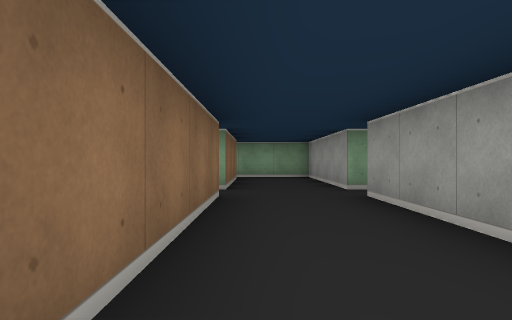
[1] (above)

24 first-person views from a walk through a cub3D level. The camera is about half as high as the walls, looks level and sees 75° across. The floor is counted in squares. Each view is taken from the middle of a square. On the plan, view 1 faces up. The plan holds only what a view shows up to about 9 squares ahead; the rest is blank.

[2]
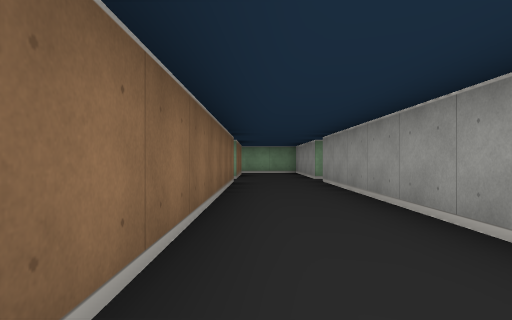

[3]
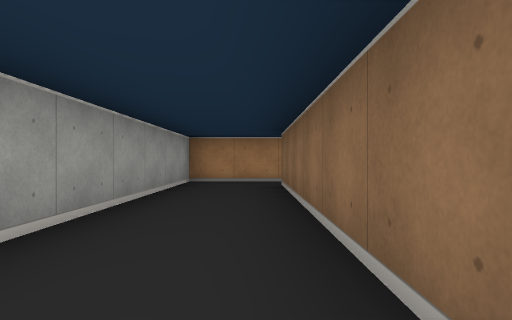

[4]
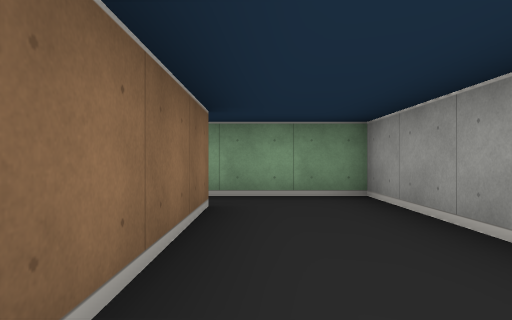

[5]
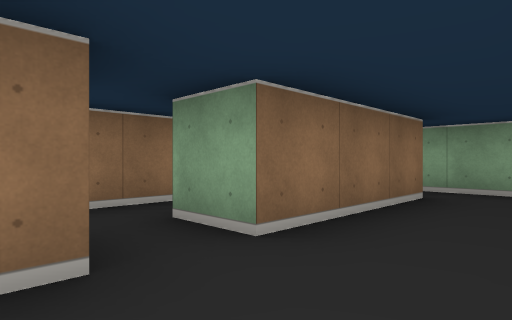

[6]
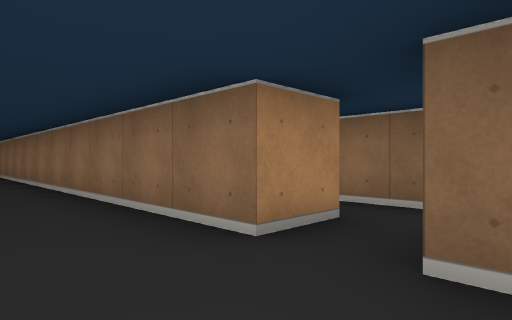

[7]
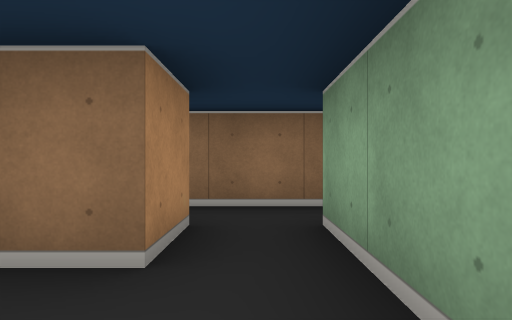

[8]
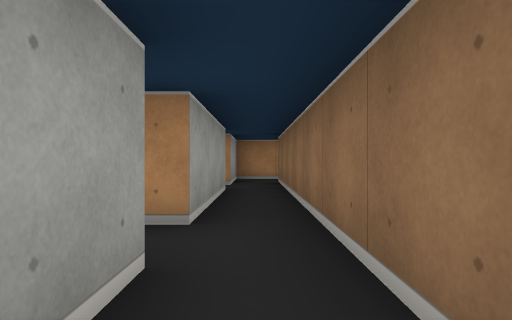

[9]
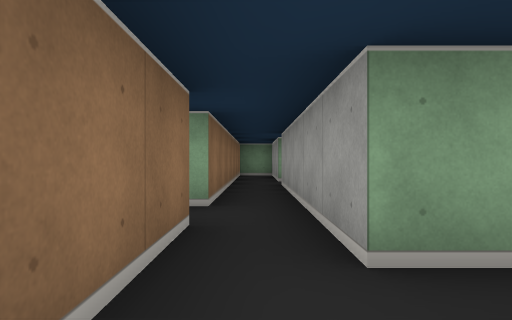

[10]
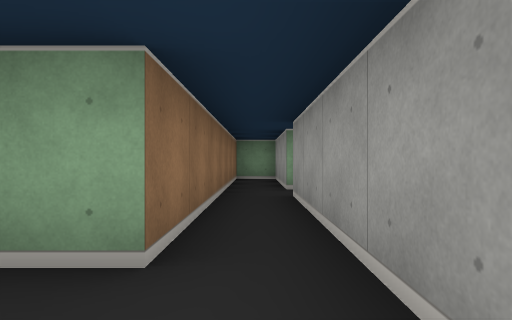

[11]
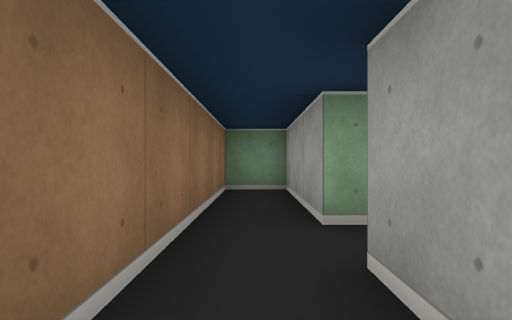

[12]
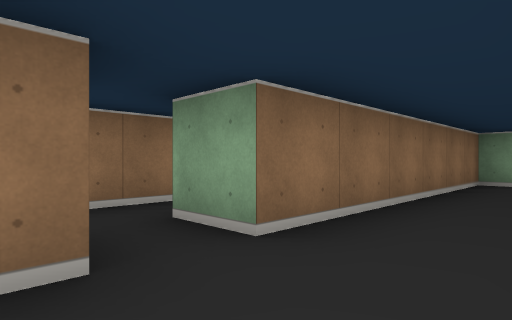

[13]
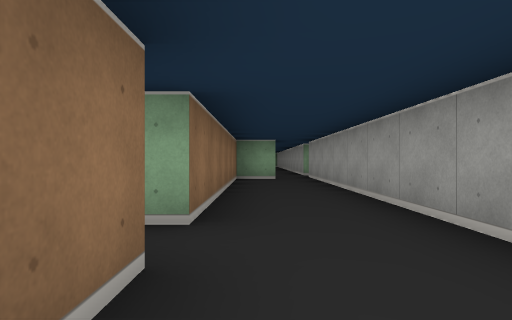

[14]
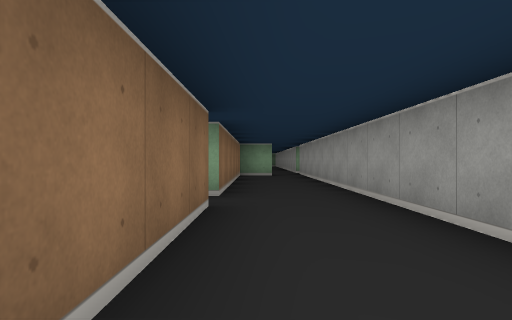

[15]
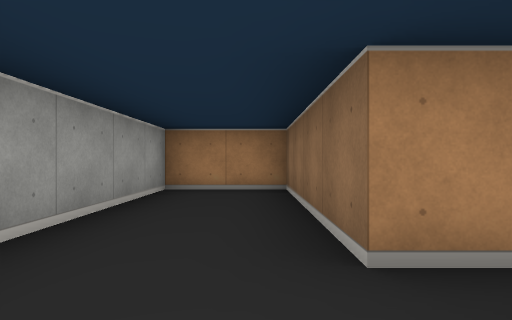

[16]
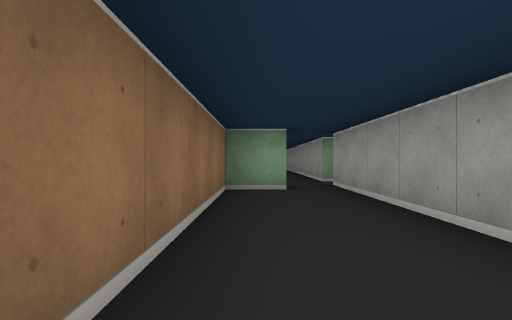

[17]
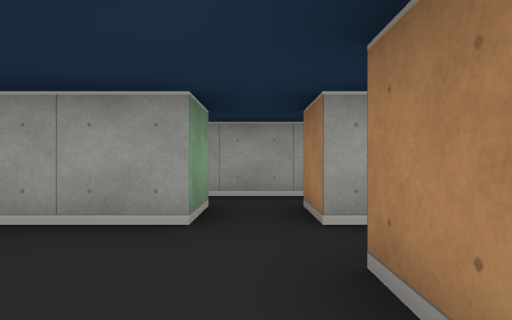

[18]
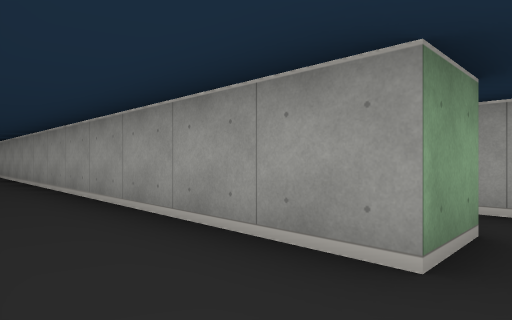

[19]
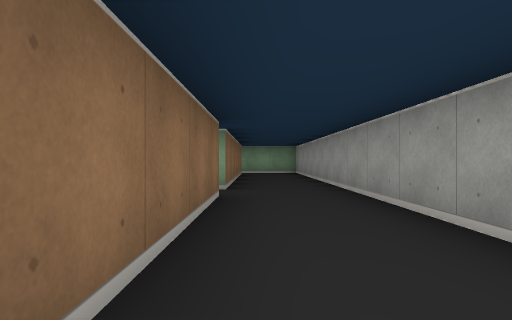

[20]
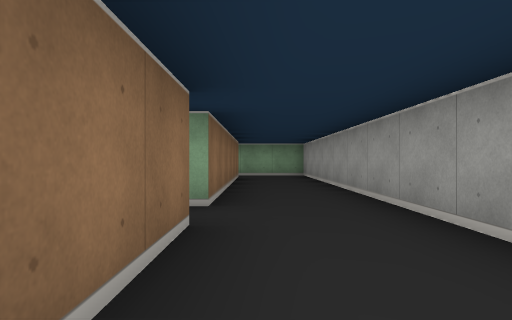

[21]
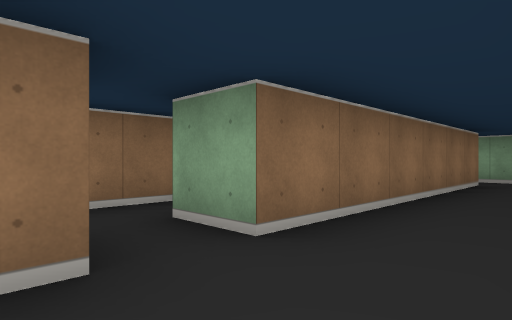

[22]
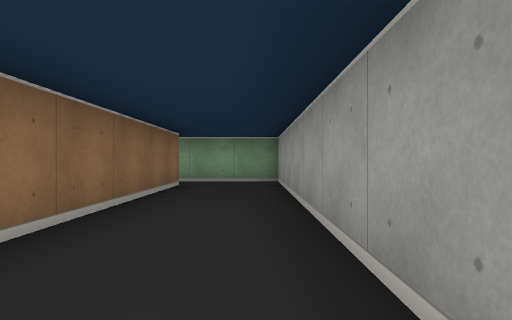

[23]
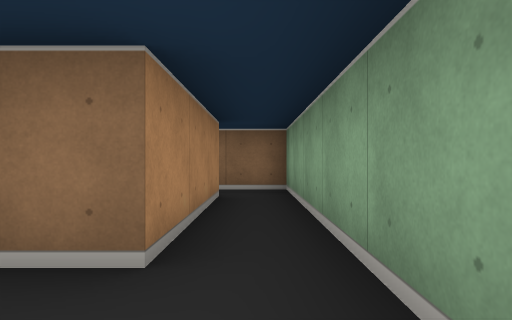

[24]
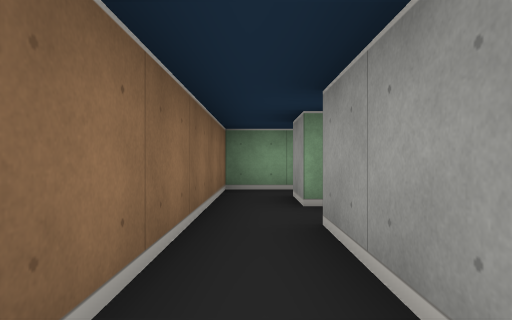

### Floor plan
Points are (right, up) in squares from view 1. A wall is a line through its corners. A room is listed if a view was taken in it or the views show most of it. See-through windows are left out.
Room 1 (views 1, 2, 3, 4, 5, 6, 7)
walls: (-1.5, 4.5) (-0.5, 4.5) (-0.5, -5.4); (1.5, 5.5) (1.5, 9.5) (-1.5, 9.5); (-1.5, 8.5) (-0.5, 8.5) (-0.5, 5.5) (-1.5, 5.5); (-0.6, -6.5) (1.5, -6.5) (1.5, 4.5)
ways out: opening at (-1, 5) to room 3; opening at (-1, 9) to room 3; opening at (2, 5)
Room 2 (views 8, 10, 11)
walls: (-1.5, 15.5) (-1.5, 18.5) (-2.5, 18.5) (-2.5, 11.5) (-3.2, 11.5); (-2.5, 10.5) (-2.5, 9.5); (-1.5, 9.5) (-1.5, 14.5)
ways out: opening at (-2, 10) to room 3; opening at (-1, 15) to room 4; opening at (-3, 11)
Room 3 (view 9)
walls: (-1.5, 5.5) (-1.5, 8.5); (-2.5, 9.5) (-2.5, 3.8); (-1.5, 3.5) (-1.5, 4.5)
ways out: opening at (-1, 5) to room 1; opening at (-1, 9) to room 1; opening at (-2, 10) to room 2; opening at (-2, 4)
Room 4 (views 12, 13, 14, 15, 16)
walls: (-1.5, 14.5) (-0.5, 14.5) (-0.5, 10.5) (1.5, 10.5) (1.5, 21.5); (0.6, 21.5) (-0.5, 21.5) (-0.5, 15.5) (-1.5, 15.5)
ways out: opening at (-1, 15) to room 2; opening at (1, 22) to room 5
Room 5 (views 17, 18, 19, 20, 21, 22, 23)
walls: (-0.5, 28.6) (-0.5, 24.6); (-3.5, 34.5) (-3.5, 35.5) (-0.5, 35.5) (-0.5, 29.5) (-1.5, 29.5); (1.5, 23.5) (1.5, 36.2); (1.6, 36.5) (-4.5, 36.5) (-4.5, 34.5); (-0.4, 22.5) (0.5, 22.5); (1.5, 21.5) (1.5, 22.5)
ways out: opening at (1, 22) to room 4; opening at (-4, 35) to room 6; opening at (-1, 23); opening at (-1, 29); opening at (2, 23)
Room 6 (view 24)
walls: (-3.5, 31.6) (-3.5, 33.5); (-4.5, 34.5) (-4.5, 31.6)
ways out: opening at (-4, 35) to room 5; opening at (-3, 34)

Where each view was taken, in squares from view 1:
view 1: 0 up, 0 right, facing up
view 2: 3 down, 0 right, facing up
view 3: 1 up, 0 right, facing down
view 4: 5 up, 0 right, facing up
view 5: 4 up, 1 right, facing up-left
view 6: 6 up, 1 right, facing down-left
view 7: 9 up, 1 right, facing left
view 8: 11 up, 2 left, facing down
view 9: 8 up, 2 left, facing up
view 10: 10 up, 2 left, facing up
view 11: 13 up, 2 left, facing up
view 12: 14 up, 1 right, facing up-left
view 13: 13 up, 0 right, facing up
view 14: 11 up, 0 right, facing up
view 15: 16 up, 0 right, facing down
view 16: 16 up, 0 right, facing up
view 17: 23 up, 1 left, facing right
view 18: 23 up, 0 right, facing up-right
view 19: 24 up, 0 right, facing up
view 20: 26 up, 0 right, facing up
view 21: 28 up, 1 right, facing up-left
view 22: 29 up, 1 right, facing up
view 23: 36 up, 1 right, facing left
view 24: 31 up, 4 left, facing up
